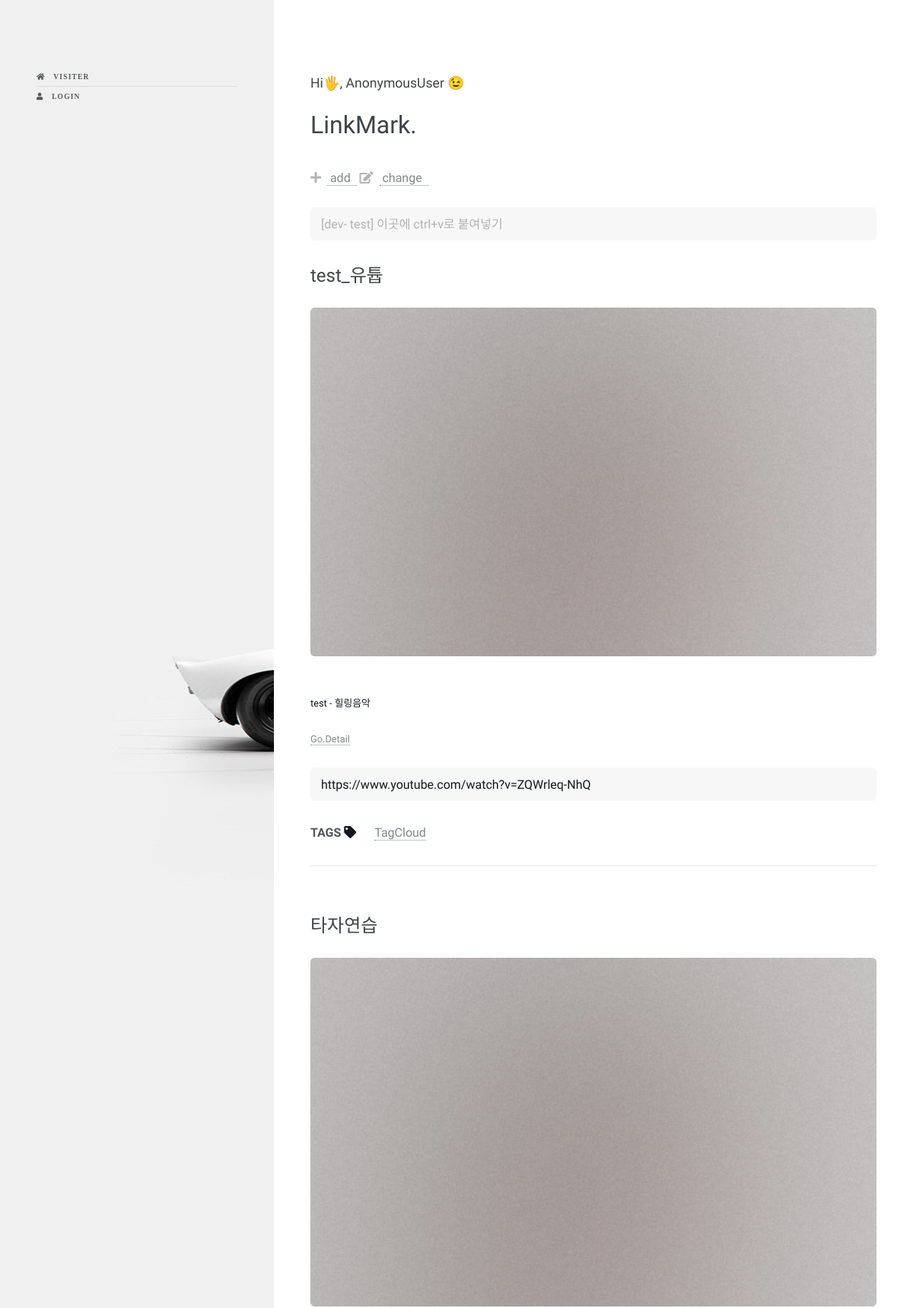
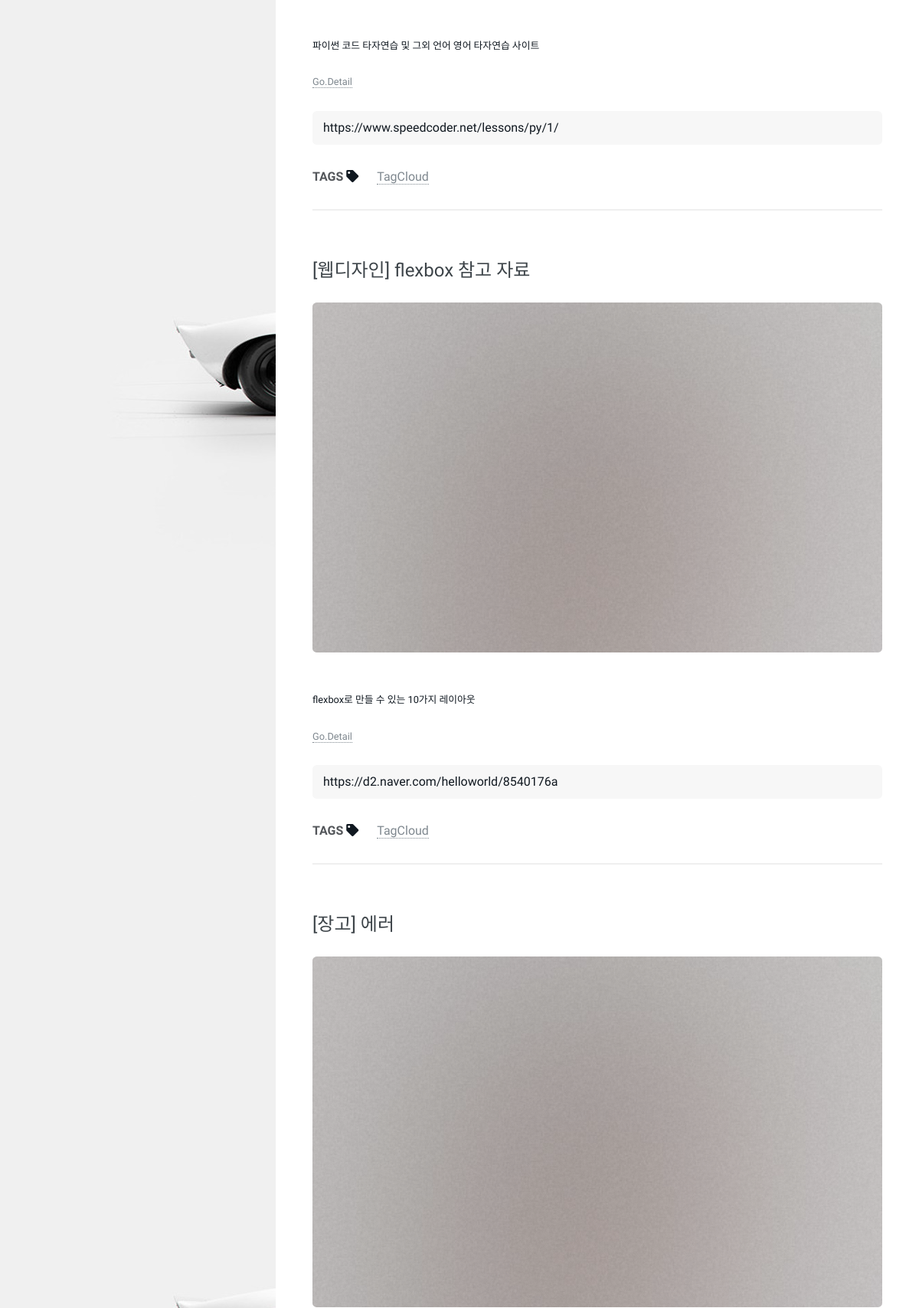
Screenshot of /lnk/ (upper part) with the database file from the repository (2 pictures, top to bottom).
### linkList/models.py (models this page shows, shortened)
class LinkList(models.Model):
    title    = models.CharField('TITLE', max_length=100, blank=True)
    url      = models.URLField('URL', unique=True)
    content  = MarkdownxField('CONTENT', blank=True)
    owner    = models.ForeignKey(User, on_delete=models.CASCADE, blank=True, null=True)
    tags     = TaggableManager(blank=True)

### linkList/views.py (the view)
# urls.py: path('', views.linkLV.as_view(), name='index'),  # /lnk/
class linkLV(ListView):
    model = LinkList
    template_name = 'linkList/link_list.html'
    context_object_name = 'links'
    paginate_by = 4  # 한페이지에 보여주는 객체 리스트의 개수

### templates/linkList/link_list.html (shortened to what this page needs)
{% extends 'blog/base.html'%}
{% load static %}
{% block content %}
<section>
    <header class="major">
        <h4>Hi🖐️, {{ user }} 😉</h4>
        <h1>LinkMark.</h1>
        <p>
        <tr>
            <th><i class="fa fa-plus"></i>&nbsp;&nbsp;<a href="{% url 'linkList:add' %}">&nbsp;add &nbsp;</a></th>
            <th><i class="fa fa-edit"></i>&nbsp;&nbsp;<a href="{% url 'linkList:change' %}">&nbsp;change &nbsp;</a></th>
        </tr>
        </p>
    </header>
    <section>
        <input placeholder="[dev- test] 이곳에 ctrl+v로 붙여넣기 " type="text">
        <br />
        <div class="row-center">
            {% for item in object_list %}
            <article class="col-4 col-4-xsmall work-item">
            <div class="alt">
                <h2>{{ item.title }} &nbsp;&nbsp; </h2>
                <a href="{{ item.url }}" class="image fit thumb" target="_blank">
                    <img src="{% static 'main/images/pic01.jpg' %}"  alt="[dev-test]" />
                </a>
                <br>
                <p>{{ item.content }}</p>
                <br>
                <p><a href="{% url 'linkList:link_detail' item.id %}">Go.Detail</a></p>
                <br>
                <div>
                    <input id='inputField' value="{{ item.url }}"  type="text" >
                </div>
                <br />
                <div>
                    <b>TAGS</b> <i class="fas fa-tag"></i>
                    {% load taggit_templatetags2_tags %}
                    <a href="{% url 'linkList:tag_cloud' %}">TagCloud</a>
                </div>
                 </div>
                <br />
                <hr style="margin: 0 0 20px 0;">
            </article>
             <br />
            {% endfor %}
    </section>
</section>
{% endblock %}

### static/test/assets/css/main.css (style rules this page uses)
html, body, div, span, applet, object, iframe, h1, h2, h3, h4, h5, h6, p, blockquote, pre, a, abbr, acronym, address, big, cite, code, del, dfn, em, img, ins, kbd, q, s, samp, small, strike, strong, sub, sup, tt, var, b, u, i, center, dl, dt, dd, ol, ul, li, fieldset, form, label, legend, table, caption, tbody, tfoot, thead, tr, th, td, article, aside, canvas, details, embed, figure, figcaption, footer, header, hgroup, menu, nav, output, ruby, section, summary, time, mark, audio, video { margin: 0; padding: 0; border: 0; font-size: 100%; font: inherit; vertical-align: baseline; }
article, aside, details, figcaption, figure, footer, header, hgroup, menu, nav, section { display: block; }
body { line-height: 1; }
body { -webkit-text-size-adjust: none; }
input, select, textarea { -moz-appearance: none; -webkit-appearance: none; -ms-appearance: none; appearance: none; }
html { box-sizing: border-box; }
*, *:before, *:after { box-sizing: inherit; }
body { background: #fff; }
body, input, select, textarea { color: #101820; font-family: "Source Sans Pro", Helvetica, sans-serif; font-size: 16pt; font-weight: 400; line-height: 1.75em; }
a { -moz-transition: color 0.2s ease-in-out, border-color 0.2s ease-in-out; -webkit-transition: color 0.2s ease-in-out, border-color 0.2s ease-in-out; -ms-transition: color 0.2s ease-in-out, border-color 0.2s ease-in-out; transition: color 0.2s ease-in-out, border-color 0.2s ease-in-out; border-bottom: dotted 1px; color: #7f888f ; text-decoration: none; }
strong, b { color: #53565A; font-weight: 600; }
em, i { font-style: italic; }
p { margin: 0 0 2em 0; }
h1, h2, h3, h4, h5, h6 { color: #3d4449; font-weight: 400; line-height: 1em; margin: 0 0 1em 0; }
h1 { font-size: 2em; line-height: 1.5em; }
h2 { font-size: 1.5em; line-height: 1.5em; }
h4 { font-size: 1.1em; line-height: 1.5em; }
hr { border: 0; border-bottom: solid 2px #efefef; margin: 2em 0; }
header p { color: #b2b2b2; position: relative; margin: 0 0 1.5em 0; }
input[type="text"], input[type="password"], input[type="email"], select, textarea { -moz-appearance: none; -webkit-appearance: none; -ms-appearance: none; appearance: none; background: #f7f7f7; border-radius: 0.35em; border: solid 2px transparent; color: inherit; display: block; outline: 0; padding: 0 0.75em; text-decoration: none; width: 100%; }
input[type="text"], input[type="password"], input[type="email"], select { height: 2.75em; }
.image { border-radius: 0.35em; border: 0; display: inline-block; position: relative; }
.image:before { -moz-transition: opacity 0.2s ease-in-out; -webkit-transition: opacity 0.2s ease-in-out; -ms-transition: opacity 0.2s ease-in-out; transition: opacity 0.2s ease-in-out; background: url("images/overlay.png"); border-radius: 0.35em; content: ''; display: block; height: 100%; left: 0; opacity: 0.5; position: absolute; top: 0; width: 100%; }
.image.thumb { text-align: center; }
.image.thumb:after { -moz-transition: opacity 0.2s ease-in-out; -webkit-transition: opacity 0.2s ease-in-out; -ms-transition: opacity 0.2s ease-in-out; transition: opacity 0.2s ease-in-out; border-radius: 0.35em; border: solid 3px rgba(255, 255, 255, 0.5); color: #3d4449; content: 'View'; display: inline-block; font-size: 0.8em; font-weight: 400; left: 50%; line-height: 2.25em; margin: -1.25em 0 0 -3em; opacity: 0; padding: 0 1.5em; position: absolute; text-align: center; text-decoration: none; top: 50%; white-space: nowrap; }
.image img { border-radius: 0.35em; display: block; }
.image.fit { display: block; margin: 0 0 2em 0; width: 100%; }
.image.fit img { width: 100%; }
.work-item { margin: 0 0 2em 0; }
.work-item .image { margin: 0 0 1.5em 0; }
.work-item p { font-size: 0.8em; line-height: 1.5em; margin: 0; }
#main > section { border-top: solid 2px #efefef; margin: 4em 0 0 0; padding: 4em 0 0 0; }
#main > section:first-child { border-top: 0; margin-top: 0; padding-top: 0; }
@media screen and (max-width: 1800px) { body, input, select, textarea { font-size: 12pt; } }

### rows the page displays
LinkList: title "test_유튭", content "test - 힐링음악", url "https://www.youtube.com/watch?v=ZQWrleq-NhQ"
LinkList: title "타자연습", content "파이썬 코드 타자연습 및 그외 언어 영어 타자연습 사이트", url "https://www.speedcoder.net/lessons/py/1/"
LinkList: title "[웹디자인] flexbox 참고 자료", content "flexbox로 만들 수 있는 10가지 레이아웃", url "https://d2.naver.com/helloworld/8540176a"
LinkList: title "[장고] 에러"

### other values shown
{{ user }} "AnonymousUser"
